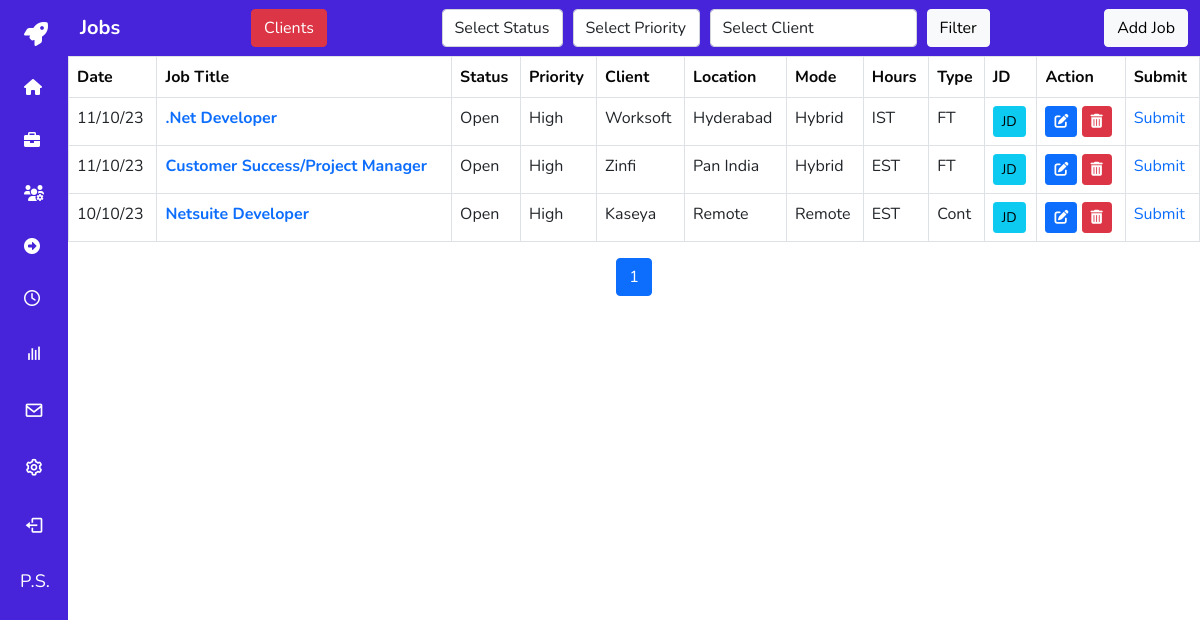
Page /jobs/ (signed in) on the committed database.
### user_management/models.py (models this page shows, shortened)
class CustomUser(AbstractBaseUser, PermissionsMixin):
    email = models.EmailField(unique=True)
    name = models.CharField(max_length=255)
    is_active = models.BooleanField(default=True)
    is_staff = models.BooleanField(default=False)
    objects = CustomUserManager()
    USERNAME_FIELD = 'email'
    REQUIRED_FIELDS = ['name']
    def get_initials(self):
        words = self.name.split()
        initials = ""
        for word in words:
            initials += word[0] + "."
        return initials.upper()

### clients/models.py (models this page shows)
class Client(models.Model):
    name = models.CharField(max_length=200)
    code = models.CharField(max_length=200)
    website = models.URLField(max_length=200)
    about_client_attachment = models.FileField(upload_to='About_clients/')
    hq = models.CharField(max_length=200,blank=True, null=True)
    office = models.CharField(max_length=200,blank=True, null=True)
    created_at = models.DateTimeField(auto_now_add=True)
    def __str__(self):
        return self.name

### jobs/models.py (models this page shows, shortened)
class Job(models.Model):
    JOB_TYPE_CHOICES = [
        ('FT', 'FT'),
        ('Cont', 'Con'),
        ('C2H', 'C2H'),
    ]
    JOB_STATUS_CHOICES = [
        ('Open', 'Open'),
        ('Closed', 'Closed'),
        ('Hold', 'Hold'),
        ('Upcoming', 'Upcoming'),
    ]
    MODE_CHOICES = [
        ('Hybrid', 'Hybrid'),
        ('Remote', 'Remote'),
        ('Onsite', 'Onsite'),
    ]
    PRIORITY_CHOICES = [
        ('High', 'High'),
        ('Medium', 'Medium'),
        ('Low', 'Low'),
    ]
    id = models.AutoField(primary_key=True)
    job_title = models.CharField(max_length=100)
    job_description = models.TextField()
    job_location = models.CharField(max_length=100)
    job_mode = models.CharField(max_length=20, choices=MODE_CHOICES)
    job_status = models.CharField(max_length=20, choices=JOB_STATUS_CHOICES, default='Open')
    job_work_hours = models.TextField()
    job_type = models.CharField(max_length=20, choices=JOB_TYPE_CHOICES)
    client = models.ForeignKey(Client, on_delete=models.CASCADE)
    job_priority = models.CharField(max_length=10, choices=PRIORITY_CHOICES)
    job_attachment = models.FileField(upload_to='job_attachments/', blank=True, null=True)
    date_added = models.DateTimeField(auto_now_add=True)
    candidates = models.ManyToManyField(Candidate, through='JobSubmission')

### jobs/views.py (the view)
# urls.py: path('', include('jobs.urls')),
def jobs(request):
    jobs = Job.objects.all().order_by('-date_added')
    form = JobFilterForm(request.GET)
    if form.is_valid():
        status_filter = form.cleaned_data['job_status']
        priority_filter = form.cleaned_data['job_priority']
        client_filter = form.cleaned_data['client']
        if status_filter:
            jobs = jobs.filter(job_status=status_filter)
        if priority_filter:
            jobs = jobs.filter(job_priority=priority_filter)
        if client_filter:
            jobs = jobs.filter(client=client_filter)
    else:
        form = JobFilterForm()
        jobs = Job.objects.all()
    paginator = Paginator(jobs, 8)  # Show 10 jobs per page (you can change this number)
    page_number = request.GET.get('page')
    jobs_page = paginator.get_page(page_number)
    context = {
        'jobs': jobs_page,  # Use the paginated jobs queryset
        'filter_form': form,
    }
    return render(request, 'jobs.html', context)

### jobs/forms.py (shortened to what this page needs)
class JobFilterForm(forms.Form):
    job_status = forms.ChoiceField(choices=[('','Select Status')]+list(Job.JOB_STATUS_CHOICES), required=False)
    job_priority = forms.ChoiceField(choices=[('','Select Priority')]+list(Job.PRIORITY_CHOICES), required=False)
    client = forms.ModelChoiceField(queryset=Client.objects.all(), required=False, empty_label="Select Client")

### jobs/templates/jobs.html (shortened to what this page needs)
{% extends 'base.html' %}
{% block content %}
<nav class="navbar navbar-expand-lg navbar-light" style="background-color: #4723D9;">
    <div class="container">
      <a class="navbar-brand custom-title" style="color: #ffffff; font-weight: bold;">Jobs</a>
      <a href="{% url 'clients' %}" class="btn btn-danger font-weight-bold">Clients</a>
      <form method="GET" class="d-flex justify-content-between align-items-end">
        <div class="d-flex align-items-end">
            <div class="form-group mr-2">
                <select name="{{ filter_form.job_status.name }}" class="form-control mr-2" aria-label="Job Status" title="Job Status">
                    {% for status in filter_form.job_status.field.choices %}
                    <option value="{{ status.0 }}">{{ status.1 }}</option>
                    {% endfor %}
                </select>
            </div>
            <div class="form-group mr-2">
                <select name="{{ filter_form.job_priority.name }}" class="form-control mr-2" aria-label="Job Priority" title="Job Priority">
                    {% for priority in filter_form.job_priority.field.choices %}
                    <option value="{{ priority.0 }}">{{ priority.1 }}</option>
                    {% endfor %}
                </select>
            </div>
            <div class="form-group mr-2">
                <select name="{{ filter_form.client.name }}" class="form-control mr-2" aria-label="Client" title="Client">
                    {% for client in filter_form.client.field.choices %}
                    <option value="{{ client.0 }}">{{ client.1 }}</option>
                    {% endfor %}
                </select>
            </div>
            <button type="submit" class="btn btn-light font-weight-bold">Filter</button>
        </div>
        </form>
      <div class="ml-auto">
        <a href="{% url 'add_job' %}" class="btn btn-light font-weight-bold {% if not request.user.is_superuser %}disabled{% endif %}">Add Job</a>
      </div>
    </div>
</nav>
            {% if jobs %}
            <div class="table-responsive">
                <table class="table table-bordered">
                    <thead style="background-color: #ffffff; color: #070707;">
                        <tr>
                            <th>Date</th>
                            <th>Job Title</th>
                            <th>Status</th>
                            <th>Priority</th>
                            <th>Client</th>
                            <th>Location</th>
                            <th>Mode</th>
                            <th>Hours</th>
                            <th>Type</th>
                            <th>JD</th>
                            <th>Action</th>
                            <th>Submit</th>
                        </tr>
                    </thead>
                    <tbody>
                        {% for job in jobs %}
                        <tr id="job-{{ job.id }}">
                            <td>{{ job.date_added|date:"d/m/y" }}</td>
                            <td><a href="{% url 'job_details' job.id %}"><strong>{{ job.job_title }}</strong></a></td>
                            <td>{{ job.job_status }}</td>
                            <td>{{ job.job_priority }}</td>
                            <td>{{ job.client.code }}</td>
                            <td>{{ job.job_location }}</td>
                            <td>{{ job.job_mode }}</td>
                            <td>{{ job.job_work_hours }}</td>
                            <td>{{ job.job_type }}</td>
                            <td>
                                {% if job.job_attachment %}
                                <a href="{{ job.job_attachment.url }}" target="_blank" class="btn btn-info btn-sm">JD</a>
                                {% else %}
                                <span class="text-muted">No JD Available</span>
                                {% endif %}
                            </td>
                            <td>
                                <a href="{% url 'edit_job' job.id %}" class="btn btn-sm btn-primary {% if not request.user.is_superuser %}disabled{% endif %}"><i class="fas fa-edit"></i></a>
                                <form action="{% url 'delete_job' %}" method="POST" class="d-inline">
                                    <button type="submit" class="btn btn-sm btn-danger {% if not request.user.is_superuser %}disabled{% endif %}"><i class="fas fa-trash-alt"></i></button>
                                </form>
                            </td>
                            <td><a href="{% url 'submit_candidate_for_job' job.id %}">Submit</a>
                            </td>
                        </tr>
                        {% endfor %}
                    </tbody>
                </table>
            </div>
            {% else %}
            <div class="alert alert-info" role="alert">No jobs found.</div>
            {% endif %}
        </div>
    <div class="pagination justify-content-center">
        <ul class="pagination">
            {% for i in jobs.paginator.page_range %}
            {% if jobs.number == i %}
            <li class="page-item active"><a class="page-link">{{ i }}</a></li>
            {% else %}
            <li class="page-item"><a class="page-link" href="?page={{ i }}">{{ i }}</a></li>
            {% endif %}
            {% endfor %}
        </ul>
    </div>
{% endblock %}

### templates/base.html (shortened to what this page needs)
{% load static %}
<!DOCTYPE html>
<html lang="en">
<head>
    <link href="https://cdn.jsdelivr.net/npm/bootstrap@5.0.0-beta1/dist/css/bootstrap.min.css" rel="stylesheet">
    <link href="https://cdn.jsdelivr.net/npm/boxicons@latest/css/boxicons.min.css" rel="stylesheet">
    <link href="https://cdnjs.cloudflare.com/ajax/libs/font-awesome/6.0.0-beta3/css/all.min.css" rel="stylesheet">
    <link rel="stylesheet" href="https://cdnjs.cloudflare.com/ajax/libs/font-awesome/4.7.0/css/font-awesome.min.css">
</head>
<body>
    <div class="l-navbar" id="nav-bar">
        <nav class="nav">
            <div>
                <div class="nav_list">
                    <a href="{% url 'dashboard' %}" class="nav_logo">
                        <i class="fas fa-rocket nav_logo-icon fa-3x"></i>
                    </a>
                    <a href="{% url 'dashboard' %}" class="nav_link" data-toggle="tooltip" title="Dashboard">
                        <i class="fas fa-home"></i>
                    </a>
                    <a href="{% url 'jobs' %}" class="nav_link" data-toggle="tooltip" title="Jobs">
                        <i class="fas fa-briefcase"></i>
                    </a>
                    <a href="{% url 'candidates' %}" class="nav_link" data-toggle="tooltip" title="Candidates">
                        <i class="fas fa-users-cog"></i>
                    </a>
                    <a href="{% url 'display_submissions' %}" class="nav_link" data-toggle="tooltip" title="Submissions">
                        <i class="fas fa-arrow-alt-circle-right"></i>
                    </a>
                    <a href="{% url 'interviews' %}" class="nav_link" data-toggle="tooltip" title="Interviews">
                        <i class="far fa-clock"></i>
                    </a>
                    <a href="{% url 'reports' %}" class="nav_link" data-toggle="tooltip" title="Reports">
                        <i class='bx bx-bar-chart nav_icon'></i>
                    </a>
                    <a href="{% url 'emailclient' %}" class="nav_link" data-toggle="tooltip" title="Emails">
                        <i class='bx bx-envelope nav_icon'></i>
                    </a>
                    <a href="{% url 'settings' %}" class="nav_link " data-toggle="tooltip" title="Clients">
                        <i class='bx bx-cog nav_icon'></i>
                    </a>
                    <a href="{% url 'logout' %}" class="nav_link" data-toggle="tooltip" data-placement="right" title="Sign Out">
                        <i class='bx bx-log-out nav_icon'></i>
                    </a>
                    {% if user.is_authenticated %}
    <p class="user-initials" data-toggle="tooltip" data-placement="top" title="{{ user.name }}">
        {{ user.get_initials }}
    </p>
{% endif %}
                </div>
            </div>
        </nav>
    </div>
    <div class="bg-white ml-auto">
        <main>
            {% block content %}{% endblock %}
</body>
</html>

### templates/base.html (style rules this page uses)
:root { --header-height: 3rem; --nav-width: 68px; --first-color: #4723D9; --first-color-light: #FFFFFF; --white-color: #FFFFFF; --body-font: 'Nunito', sans-serif; --normal-font-size: 1rem; --z-fixed: 100; }
body { position: relative; margin: 0; padding: 0; font-family: var(--body-font); font-size: var(--normal-font-size); transition: .5s; }
a { text-decoration: none; }
.l-navbar { position: fixed; top: 0; left: -30%; width: var(--nav-width); height: 100vh; background-color: var(--first-color); padding: .5rem 1rem 0 0; transition: .5s; z-index: var(--z-fixed); }
.nav { height: 100%; display: flex; flex-direction: column; justify-content: space-between; overflow: hidden; }
.nav_logo, .nav_link { display: grid; grid-template-columns: max-content max-content; align-items: center; column-gap: 1rem; padding: .4rem 0 .4rem 1.5rem; }
.nav_logo { margin-bottom: 1.25rem; display: flex; align-items: left; width: 50%; }
.nav_logo-icon { font-size: 1.50rem; color: var(--white-color); }
.nav_link { position: relative; color: var(--first-color-light); margin-bottom: 1.5rem; transition: .3s; }
.nav_icon { font-size: 1.25rem; }
@media screen and (min-width: 768px) { body { margin: 0; padding-left: calc(var(--nav-width)); } }
@media screen and (min-width: 768px) { .l-navbar { left: 0; padding: 1rem 1rem 0 0; } }
@media screen and (min-width: 768px) { .user-initials { color: white; font-size: 18px; margin-left: 20px; } }

### jobs/templates/jobs.html (style rules this page uses)
.form-group { margin-right: 10px; }

### rows in the picture
CustomUser: get_initials "P.S."
Client: client "Select Client"
Job: date_added "11/10/23", job_title ".Net Developer", job_status "Open", job_priority "High", client.code "Worksoft", job_location "Hyderabad", job_mode "Hybrid", job_work_hours "IST", job_type "FT"
Job: date_added "11/10/23", job_title "Customer Success/Project Manager", job_status "Open", job_priority "High", client.code "Zinfi", job_location "Pan India", job_mode "Hybrid", job_work_hours "EST", job_type "FT"
Job: date_added "10/10/23", job_title "Netsuite Developer", job_status "Open", job_priority "High", client.code "Kaseya", job_location "Remote", job_mode "Remote", job_work_hours "EST", job_type "Cont"

### other values in the picture
{{ i }} "1"
form field job_status "Select Status"
form field job_priority "Select Priority"
